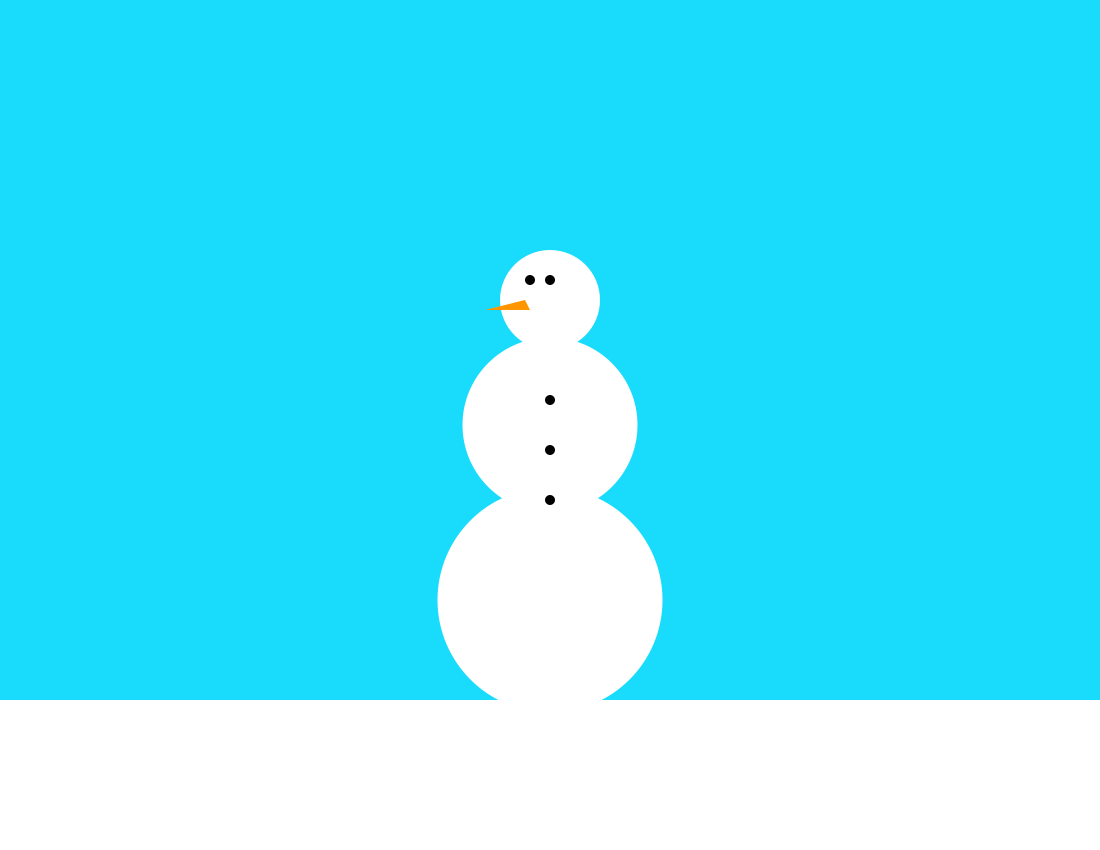
Frame 1 (no input)
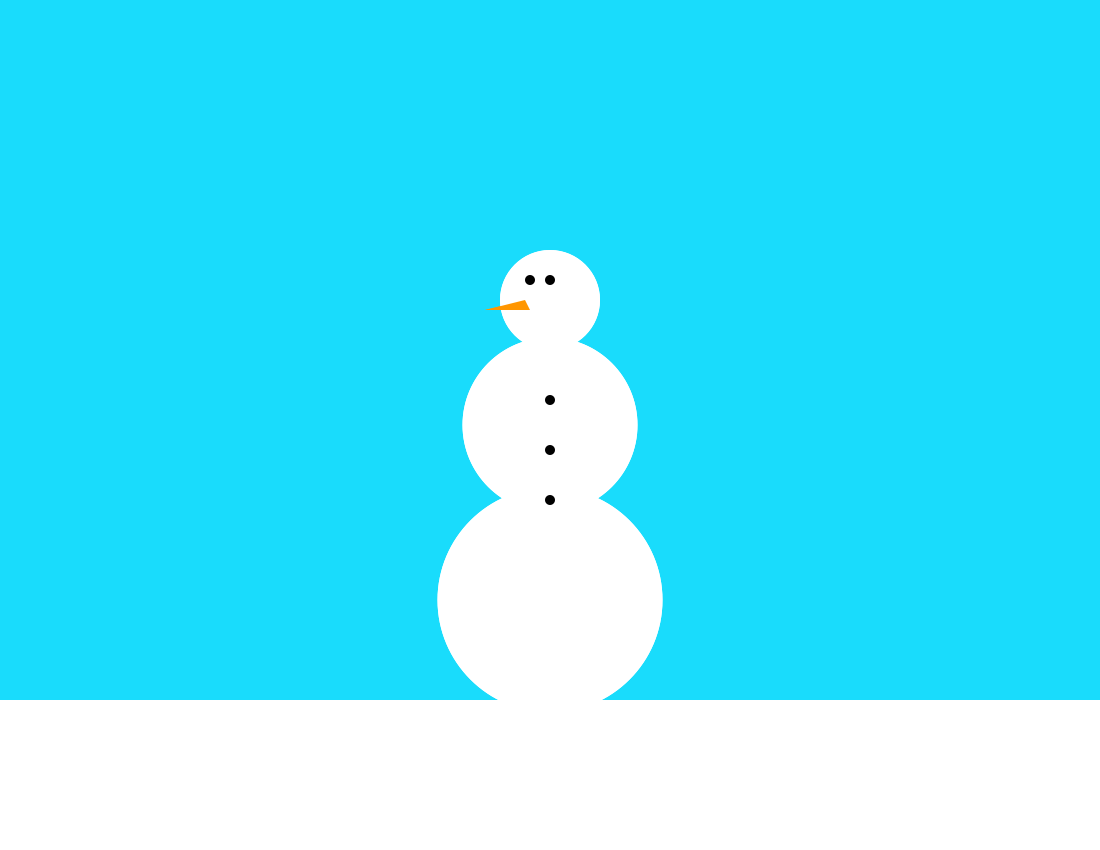
Frame 2 (the mouse pressed at the canvas centre, redrawn once)

The Processing sketch that drew these frames (run headless with seeded random() and noise(); the mouse was pressed at the canvas centre and the sketch redrawn once):

// Processing sketch: fig_2_12
// ── fig_2_12.pde
void setup()
{
 size(1100,850);
 background(25,220,252);
}
 void draw()
{
  fill(255);
  noStroke();
  rect(0,700,1100,150); 

  
  ellipse(550,600,225,225); 
  ellipse(550,425,175,175);
  ellipse(550,300,100,100);

 //Accessorize your snowman here!
 
 fill(0);  
ellipse(530,280,10,10);  //eyes 
ellipse(550,280,10,10);
 
ellipse(550,400,10,10);  //buttons
ellipse(550,450,10,10);
ellipse(550,500,10,10);

fill(255,150,0);  
triangle(525,300,530,310,485,310);  //carrot nose

 
 noLoop();

}
